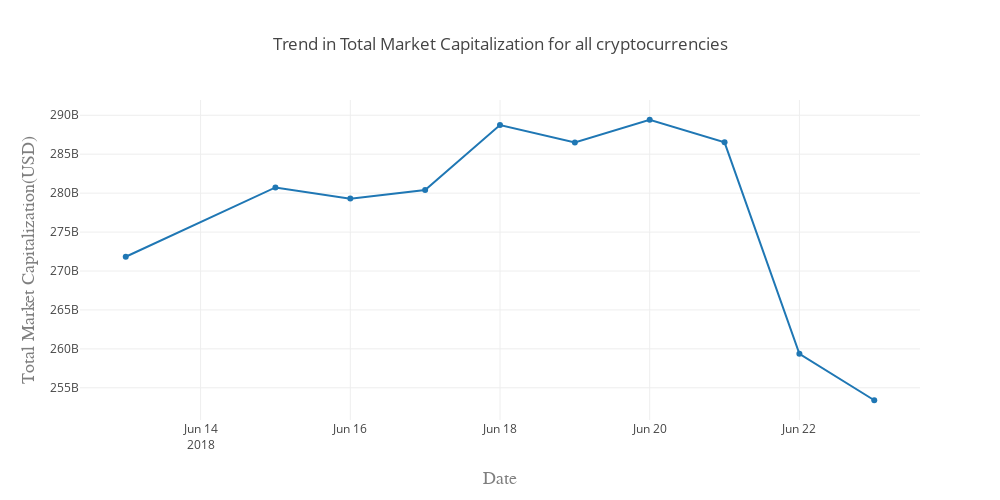

Notebook code cell kept with this figure:
### Code cell
global_mkt_cap_data = go.Scatter(x=daily_global_data['Date'],
                              y=daily_global_data['tot_mkt_cap'],
                              name='Total Market Cap')
data = [global_mkt_cap_data]
layout = go.Layout(width=1000,height=500,
    title='Trend in Total Market Capitalization for all cryptocurrencies',
    xaxis=dict(title='Date',titlefont=dict(family='Courier New, monospace',size=18,color='#7f7f7f')),
    yaxis=dict(title='Total Market Capitalization(USD)',titlefont=dict( family='Courier New, monospace',size=18,color='#7f7f7f'))
)
fig = go.Figure(data=data, layout=layout)
plotly.offline.iplot(fig)

### Figure 1 — Plotly figure (JSON) as saved in the notebook; plotly's stock layout.template omitted (floating-point values rounded to 4 significant figures)
{"data": [{"name": "Total Market Cap", "type": "scatter", "uid": "ccd7d3", "x": ["2018-06-13", "2018-06-15", "2018-06-16", "2018-06-17", "2018-06-18", "2018-06-19", "2018-06-20", "2018-06-21", "2018-06-22", "2018-06-23"], "y": [271833909789, 280731315628, 279297021174, 280394758545, 288741280711, 286497461467, 289425805826, 286522272692, 259368586277, 253401136819]}], "layout": {"height": 500, "title": "Trend in Total Market Capitalization for all cryptocurrencies", "width": 1000, "xaxis": {"autorange": true, "range": ["2018-06-12 09:19:50.3808", "2018-06-23 14:40:09.6192"], "title": "Date", "titlefont": {"color": "#7f7f7f", "family": "Courier New, monospace", "size": 18}, "type": "date"}, "yaxis": {"autorange": true, "range": [250900000000.0, 292000000000.0], "title": "Total Market Capitalization(USD)", "titlefont": {"color": "#7f7f7f", "family": "Courier New, monospace", "size": 18}, "type": "linear"}}}
